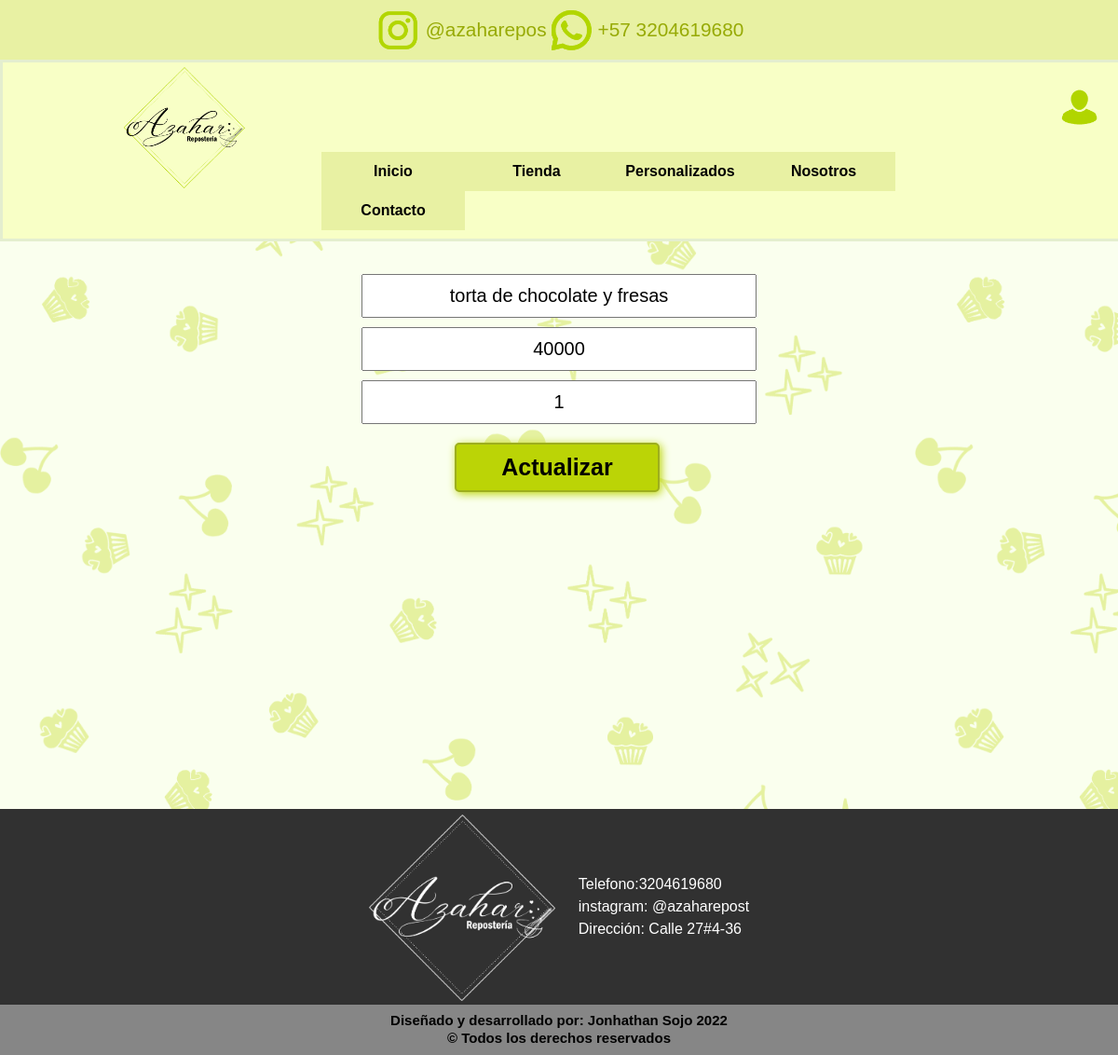
/vistas/editp.php?id=1, run on the app's committed database.
### tables this page shows
CREATE TABLE `productos_enteros` (
  `id` int(50) NOT NULL COMMENT 'codigo del producto',
  `nombre` varchar(100) NOT NULL,
  `descripcionProducto` varchar(100) NOT NULL COMMENT 'descripcion del producto',
  `precio` varchar(100) NOT NULL COMMENT 'precio por cada porcion del producto',
  `img` longblob NOT NULL,
  `tipoProducto` int(50) NOT NULL COMMENT 'llave foreanea relacionada con la tabla tipo de producto'
);

### vistas/editp.php (the view, shortened to what this page needs)
<?php
    require("../controlador/plantillas/header.php")
 ?>
    <?php
        include("../controlador/db.php");
        if(isset($_GET['id'])){
            $id = $_GET['id'];
            $query = "SELECT * FROM productos_enteros WHERE id = $id";
            $result = mysqli_query($conexion, $query);
            if(mysqli_num_rows($result) == 1) {
                $row = mysqli_fetch_array($result);
                $nombre = $row['nombre'];
                $precio = $row['precio'];
                $tipo = $row['tipoProducto'];
            }
        }
    ?>
    <div class="contenedor-tabla-mod">
        <div class="contenedor-columnas">
            <div class="form1">
                    <form action="editp.php?id=<?php echo $_GET['id']?>" method="post">
                        <input type="text" placeholder="actualiza la descripcion" name="nombre" value="<?php echo $nombre?>">
                        <input type="text" placeholder="actualiza el precio" name="precio" value="<?php echo $precio?>">
                        <input type="text" placeholder="actualiza el tipo" name="tipoProducto" value="<?php echo $tipo?>">
                       <button class="form-btn" name="update">Actualizar</button>
                </form>
            </div>
        </div>
    </div>
<?php
    require("../controlador/plantillas/footer.php")
 ?>

### vistas/css/style.css (style rules this page uses)
body { background: #faffee;; background-image: url(../Proyecto-SICIDD/img/fondo2.png); background-size: contain; font-family: Helvetica; margin: 0; padding: 0; }
.form1 { display: flex; justify-content: center; }
form { display: flex; justify-content: center; flex-direction: column; margin-bottom: 30px; margin-top: 30px; text-align: center; }
form input { padding: 10px; margin: 5px 0px; width: 400px; }
form input[type="text"] { font-size: 20px; text-align: center; }
button { width: 220px; background: #bbd406; font-weight: bold; font-weight: bold; font-size: 25px; margin-top: 15px; padding: 10px; border-radius: 5px; border: 2px solid #9dae1e; box-shadow: 2px 2px 10px #bbd406; text-align: center; margin-left: 100px; }

### data on the page
productos_enteros: nombre "torta de chocolate y fresas", precio "40000", tipoProducto "1"
